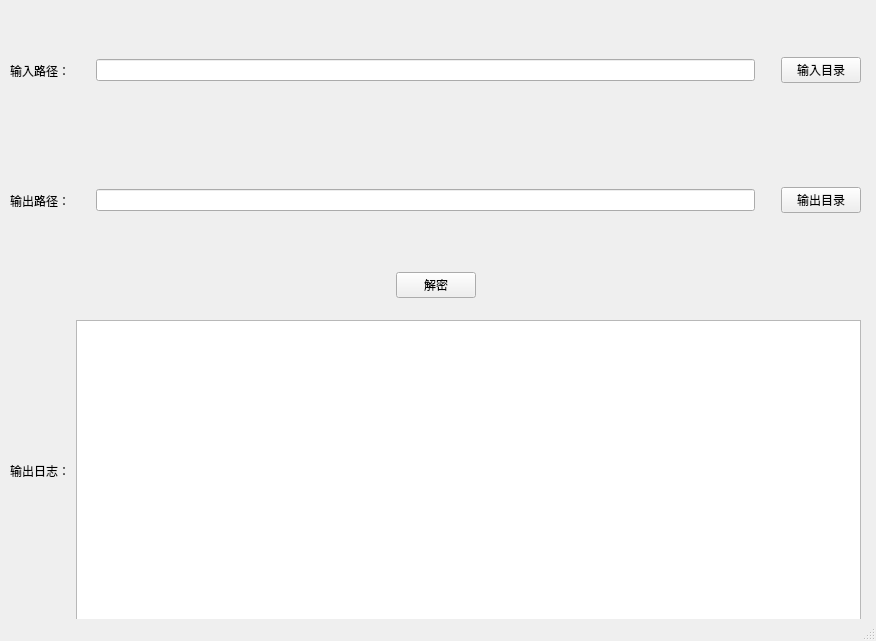
<?xml version="1.0" encoding="UTF-8"?>
<ui version="4.0">
 <class>MainWindow</class>
 <widget class="QMainWindow" name="MainWindow">
  <property name="geometry">
   <rect>
    <x>0</x>
    <y>0</y>
    <width>876</width>
    <height>641</height>
   </rect>
  </property>
  <property name="windowTitle">
   <string>图片解密工具</string>
  </property>
  <widget class="QWidget" name="widget">
   <widget class="QWidget" name="horizontalLayoutWidget">
    <property name="geometry">
     <rect>
      <x>10</x>
      <y>10</y>
      <width>851</width>
      <height>121</height>
     </rect>
    </property>
    <layout class="QHBoxLayout" name="horizontalLayout">
     <item>
      <widget class="QLabel" name="label">
       <property name="text">
        <string>输入路径：</string>
       </property>
      </widget>
     </item>
     <item>
      <spacer name="verticalSpacer">
       <property name="orientation">
        <enum>Qt::Vertical</enum>
       </property>
       <property name="sizeHint" stdset="0">
        <size>
         <width>20</width>
         <height>40</height>
        </size>
       </property>
      </spacer>
     </item>
     <item>
      <widget class="QLineEdit" name="inEdit"/>
     </item>
     <item>
      <spacer name="verticalSpacer_2">
       <property name="orientation">
        <enum>Qt::Vertical</enum>
       </property>
       <property name="sizeHint" stdset="0">
        <size>
         <width>20</width>
         <height>40</height>
        </size>
       </property>
      </spacer>
     </item>
     <item>
      <widget class="QPushButton" name="inBtn">
       <property name="text">
        <string>输入目录</string>
       </property>
      </widget>
     </item>
    </layout>
   </widget>
   <widget class="QWidget" name="horizontalLayoutWidget_2">
    <property name="geometry">
     <rect>
      <x>10</x>
      <y>150</y>
      <width>851</width>
      <height>101</height>
     </rect>
    </property>
    <layout class="QHBoxLayout" name="horizontalLayout_2">
     <item>
      <widget class="QLabel" name="label_2">
       <property name="text">
        <string>输出路径：</string>
       </property>
      </widget>
     </item>
     <item>
      <spacer name="verticalSpacer_3">
       <property name="orientation">
        <enum>Qt::Vertical</enum>
       </property>
       <property name="sizeHint" stdset="0">
        <size>
         <width>20</width>
         <height>40</height>
        </size>
       </property>
      </spacer>
     </item>
     <item>
      <widget class="QLineEdit" name="outEdit"/>
     </item>
     <item>
      <spacer name="verticalSpacer_4">
       <property name="orientation">
        <enum>Qt::Vertical</enum>
       </property>
       <property name="sizeHint" stdset="0">
        <size>
         <width>20</width>
         <height>40</height>
        </size>
       </property>
      </spacer>
     </item>
     <item>
      <widget class="QPushButton" name="outBtn">
       <property name="text">
        <string>输出目录</string>
       </property>
      </widget>
     </item>
    </layout>
   </widget>
   <widget class="QWidget" name="horizontalLayoutWidget_3">
    <property name="geometry">
     <rect>
      <x>10</x>
      <y>260</y>
      <width>851</width>
      <height>51</height>
     </rect>
    </property>
    <layout class="QHBoxLayout" name="horizontalLayout_3">
     <item>
      <spacer name="horizontalSpacer_2">
       <property name="orientation">
        <enum>Qt::Horizontal</enum>
       </property>
       <property name="sizeHint" stdset="0">
        <size>
         <width>40</width>
         <height>20</height>
        </size>
       </property>
      </spacer>
     </item>
     <item>
      <widget class="QPushButton" name="decrypt">
       <property name="text">
        <string>解密</string>
       </property>
      </widget>
     </item>
     <item>
      <spacer name="horizontalSpacer">
       <property name="orientation">
        <enum>Qt::Horizontal</enum>
       </property>
       <property name="sizeHint" stdset="0">
        <size>
         <width>40</width>
         <height>20</height>
        </size>
       </property>
      </spacer>
     </item>
    </layout>
   </widget>
   <widget class="QWidget" name="horizontalLayoutWidget_4">
    <property name="geometry">
     <rect>
      <x>10</x>
      <y>320</y>
      <width>851</width>
      <height>301</height>
     </rect>
    </property>
    <layout class="QHBoxLayout" name="horizontalLayout_4">
     <item>
      <widget class="QLabel" name="label_3">
       <property name="text">
        <string>输出日志：</string>
       </property>
      </widget>
     </item>
     <item>
      <widget class="QTextEdit" name="logText"/>
     </item>
    </layout>
   </widget>
  </widget>
  <widget class="QStatusBar" name="statusbar"/>
 </widget>
 <resources/>
 <connections/>
</ui>
